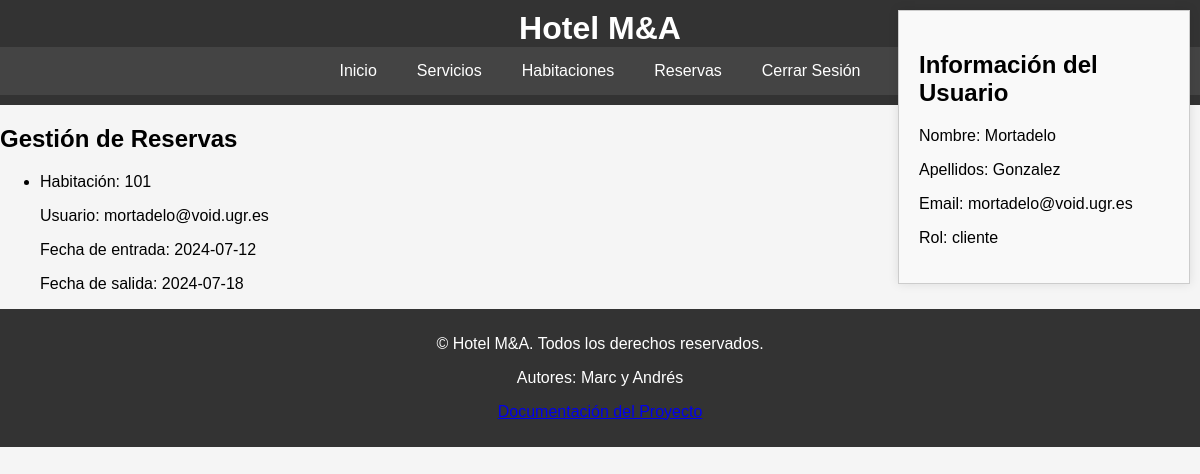
/vista/reservas.php (signed in), run on the app's committed database.
### tables this page shows
CREATE TABLE `reserva` (
  `email` varchar(99) NOT NULL,
  `num_hab` int(11) NOT NULL,
  `personas` int(11) NOT NULL,
  `comentarios` varchar(100) NOT NULL,
  `entrada` date NOT NULL,
  `salida` date NOT NULL,
  `Estado` enum('Operativa','Pendiente','Confirmada') NOT NULL,
  `Marca` date NOT NULL,
  PRIMARY KEY (`email`,`num_hab`),
  KEY `num_hab` (`num_hab`),
  CONSTRAINT `reserva_ibfk_1` FOREIGN KEY (`email`) REFERENCES `usuario` (`email`) ON DELETE CASCADE ON UPDATE CASCADE,
  CONSTRAINT `reserva_ibfk_2` FOREIGN KEY (`num_hab`) REFERENCES `habitacion` (`numero`) ON DELETE CASCADE ON UPDATE CASCADE
);

### modelos/conectbd.php (called while the page is built, shortened)
<?php
function conectarBD() {
    $connection = new mysqli(DB_HOST, DB_USER, DB_PASSWORD, DB_NAME);
    return $connection;
}
?>

### controlador/controlador.php (called while the page is built, shortened)
<?php
require_once(__DIR__ .'/../modelos/conectbd.php');
require_once(__DIR__ .'/../modelos/funcionesdb.php');
class ControladorSolicitud {
    private $conexion;
    public function __construct() {
        $this->conexion = conectarBD();
    }
    public function obtenerDatosUsuario($email) {
        $nombre = obtenerNombre($this->conexion, $email);
        $apellido = obtenerApellido($this->conexion, $email);
        $email = obtenerEmail($this->conexion, $email);
        $rol = obtenerRol($this->conexion, $email);
        return [
            'nombre' => $nombre,
            'apellido' => $apellido,
            'email' => $email,
            'rol' => $rol
        ];
    }
    public function obtenerReservasPorEmail($email) {
        return obtenerReserva($this->conexion, $email);
    }
}
?>

### modelos/funcionesdb.php (called while the page is built, shortened)
<?php
function obtenerNombre($conexion, $email){
    $stmt = $conexion->prepare("SELECT nombre FROM usuario WHERE email = ?");
    $stmt->bind_param("s", $email);
    $stmt->execute();
    $resultado = $stmt->get_result();
    if($resultado->num_rows > 0){
        return $resultado->fetch_assoc()['nombre'];
    } else {
        return null;
    }
}
function obtenerApellido($conexion, $email){
    $stmt = $conexion->prepare("SELECT apellido FROM usuario WHERE email = ?");
    $stmt->bind_param("s", $email);
    $stmt->execute();
    $resultado = $stmt->get_result();
    if($resultado->num_rows > 0){
        return $resultado->fetch_assoc()['apellido'];
    } else {
        return null;
    }
}
function obtenerEmail($conexion, $email){
    $stmt = $conexion->prepare("SELECT email FROM usuario WHERE email = ?");
    $stmt->bind_param("s", $email);
    $stmt->execute();
    $resultado = $stmt->get_result();
    if($resultado->num_rows > 0){
        return $resultado->fetch_assoc()['email'];
    } else {
        return null;
    }
}
function obtenerRol($conexion, $email){
    $stmt = $conexion->prepare("SELECT rol FROM usuario WHERE email = ?");
    $stmt->bind_param("s", $email);
    $stmt->execute();
    $resultado = $stmt->get_result();
    if($resultado->num_rows > 0){
        return $resultado->fetch_assoc()['rol'];
    } else {
        return null;
    }
}
function obtenerReserva($conexion, $email) {
    $stmt = $conexion->prepare("SELECT * FROM reserva WHERE email = ?");
    $stmt->bind_param("s", $email);
    $stmt->execute();
    $resultado = $stmt->get_result();
    return $resultado;
}
?>

### vista/reservas.php (the view, shortened to what this page needs)
<!DOCTYPE html>
<html lang="es">
<head>
    <link rel="stylesheet" href="styles.css">
</head>
<body>
    <?php require 'header.php' ?>
    <main>
        <section>
            <h2>Gestión de Reservas</h2>
            <?php
                require_once '../controlador/controlador.php';
                if (isset($_COOKIE['rol']) && ($_COOKIE['rol'] === 'cliente' || $_COOKIE['rol'] === 'recepcionista' || $_COOKIE['rol'] === 'admin')) {
                    $controlador = new ControladorSolicitud();
                    $infoususario = $controlador->obtenerDatosUsuario($_COOKIE['usuario']);
                    echo '
                    <div class="info-usuario">
                        <h2>Información del Usuario</h2>
                        <p>Nombre: '. htmlspecialchars($infoususario['nombre']) .'</p>
                        <p>Apellidos: '. htmlspecialchars($infoususario['apellido']) .' </p>
                        <p>Email: '. htmlspecialchars($infoususario['email']) .' </p>
                        <p>Rol: '. htmlspecialchars($infoususario['rol']) .' </p>
                    </div>';
                }
            ?>
            <?php
            require_once '../controlador/controlador.php';
            $controlador = new ControladorSolicitud();
            $resultado = $controlador->obtenerReservasPorEmail($_COOKIE['usuario']);
            if ($resultado->num_rows > 0) {
                echo "<ul>";
                while($fila = $resultado->fetch_assoc()) {
                    echo "<li>";
                    echo "<p>Habitación: " . $fila["num_hab"] . "</p>";
                    echo "<p>Usuario: " . $fila["email"] . "</p>";
                    echo "<p>Fecha de entrada: " . $fila["entrada"] . "</p>";
                    echo "<p>Fecha de salida: " . $fila["salida"] . "</p>";
                    echo "</li>";
                }
                echo "</ul>";
            } else {
                echo "<p>No hay reservas disponibles.</p>";
            }
            ?>
        </section>
    </main>
    <?php include 'footer.php'; ?>
</body>
</html>

### vista/styles.css (style rules this page uses)
body { font-family: Arial, sans-serif; margin: 0; padding: 0; background-color: #f5f5f5; }
.info-usuario { position: absolute; right: 10px; top: 10px; padding: 20px; border: 1px solid #ccc; background-color: #f9f9f9; width: 250px; box-shadow: 0 0 10px rgba(0, 0, 0, 0.1); font-family: Arial, sans-serif; }

### data on the page
reserva: num_hab "101", email "mortadelo@void.ugr.es", entrada "2024-07-12", salida "2024-07-18"

### other printed values
$infoususario['nombre'] "Mortadelo"
$infoususario['apellido'] "Gonzalez"
$infoususario['email'] "mortadelo@void.ugr.es"
$infoususario['rol'] "cliente"
